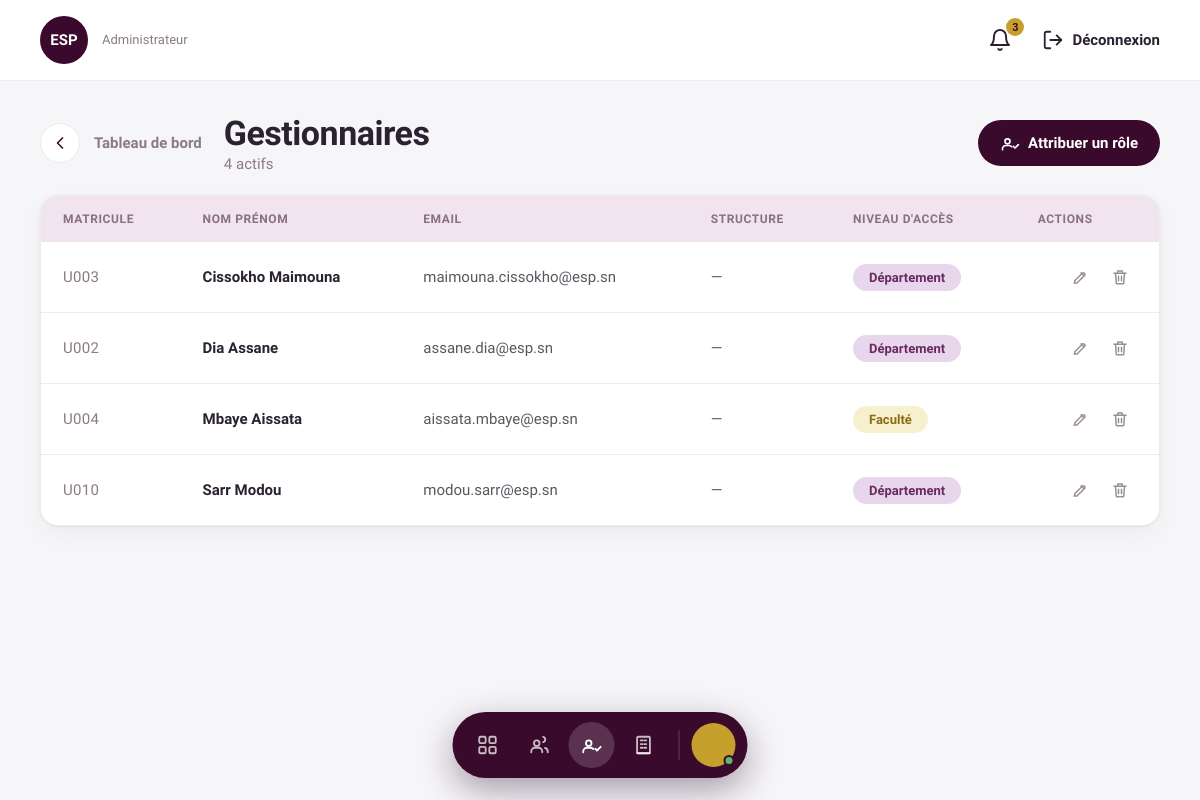
Screenshot of /Admin/admin/gestionnaires.php with the database file from the repository.
### tables this page shows
create table UTILISATEUR(
    matricule_user char(5) not null,
    nom varchar(50) not null,
    prenom varchar(50) not null,
    email varchar(100) not null unique check (email like '%@%.%'),
    tel varchar(20) unique,
    mot_de_passe varchar(255) not null,
    profil varchar(15) not null check (profil in ('ADMIN', 'GESTIONNAIRE', 'ETUDIANT', 'PERSONNEL')),
    niveau_acces int  not null  default 0 ,

    constraint pk_utilisateur primary key (matricule_user)
);

### Admin/includes/notifications.php (called while the page is built, shortened)
<?php
require_once __DIR__ . '/functions.php';
function compter_notifications(PDO $pdo): int
{
    return (int) $pdo->query('SELECT COUNT(*) FROM NOTIFICATION')->fetchColumn();
}

### Admin/includes/functions.php (called while the page is built, shortened)
<?php
function e(?string $value): string
{
    return htmlspecialchars($value ?? '', ENT_QUOTES, 'UTF-8');
}

### Admin/includes/auth.php (called while the page is built, shortened)
<?php
require_once __DIR__ . '/functions.php';
function utilisateur_courant(): ?array
{
    return $_SESSION['user'] ?? null;
}

### Admin/admin/gestionnaires.php (the view, shortened to what this page needs)
<?php
require_once __DIR__ . '/../includes/auth.php';
require_once __DIR__ . '/../config/database.php';
$NIVEAUX = [1 => 'Département', 2 => 'Faculté', 3 => 'Global'];
$NIVCLS  = [1 => 'niv-dep',    2 => 'niv-fac', 3 => 'niv-glob'];
$mode   = 'liste';
$errors = [];
$old    = ['matricule' => '', 'prenom' => '', 'nom' => '', 'email' => '', 'id_struct' => '', 'niveau' => '1'];
$structures = $pdo->query('SELECT id_struct, nom_struct FROM STRUCTURE ORDER BY nom_struct')->fetchAll();
$gestionnaires = $pdo->query(
    "SELECT u.matricule_user, u.nom, u.prenom, u.email, u.niveau_acces,
            (SELECT s.nom_struct FROM GESTIONNAIRE g JOIN STRUCTURE s ON s.id_struct = g.id_struct
              WHERE g.matricule_user = u.matricule_user LIMIT 1) AS departement
     FROM UTILISATEUR u
     WHERE u.profil = 'GESTIONNAIRE'
     ORDER BY u.nom, u.prenom"
)->fetchAll();
$nb = count($gestionnaires);
$page_active = 'gestionnaires';
include __DIR__ . '/../includes/header_admin.php';
?>
<div class="users-head">
    <div class="users-head-left">
        <a class="back-btn" href="dashboard.php"
            aria-label="Retour au tableau de bord"><?= icone('chevron-left', 20) ?></a>
        <span class="back-label">Tableau de bord</span>
        <div class="users-title">
            <h1>Gestionnaires</h1>
            <p><?= $nb ?>
                actif<?= $nb > 1 ? 's' : '' ?>
            </p>
        </div>
    </div>
    <a class="btn-aubergine" href="gestionnaires.php?action=attribuer">
        <?= icone('user-check', 20) ?> Attribuer
        un rôle
    </a>
</div>
<?php if ($mode === 'attribuer' || $mode === 'modifier'): ?>
<?php $estEdit = $mode === 'modifier'; ?>
<section class="panel-card form-card-admin">
    <h2 class="form-card-title">
        <?= $estEdit ? 'Modifier le gestionnaire' : 'Attribuer le rôle Gestionnaire' ?>
    </h2>
    <p class="form-card-sub">Renseignez les informations de l'utilisateur à promouvoir.</p>
    <?php if (!empty($errors['global'])): ?>
    <div class="alert alert-error">
        <?= e($errors['global']) ?></div>
    <?php endif; ?>
    <form method="post" action="gestionnaires.php" novalidate>
        <input type="hidden" name="form_action"
            value="<?= $estEdit ? 'modifier' : 'attribuer' ?>">
        <div class="grid-2">
            <div class="field">
                <label class="field-label" for="matricule">Matricule</label>
                <input
                    class="input <?= isset($errors['matricule']) ? 'input-error' : '' ?>"
                    type="text" id="matricule" name="matricule" maxlength="5"
                    value="<?= e($old['matricule']) ?>"
                    <?= $estEdit ? 'readonly' : '' ?>
                required>
                <?php if (isset($errors['matricule'])): ?><span
                    class="field-msg"><?= e($errors['matricule']) ?></span><?php endif; ?>
            </div>
            <div class="field">
                <label class="field-label" for="prenom">Prénom</label>
                <input
                    class="input <?= isset($errors['prenom']) ? 'input-error' : '' ?>"
                    type="text" id="prenom" name="prenom"
                    value="<?= e($old['prenom']) ?>"
                    required>
                <?php if (isset($errors['prenom'])): ?><span
                    class="field-msg"><?= e($errors['prenom']) ?></span><?php endif; ?>
            </div>
        </div>
        <div class="grid-2">
            <div class="field">
                <label class="field-label" for="nom">Nom</label>
                <input
                    class="input <?= isset($errors['nom']) ? 'input-error' : '' ?>"
                    type="text" id="nom" name="nom"
                    value="<?= e($old['nom']) ?>"
                    required>
                <?php if (isset($errors['nom'])): ?><span
                    class="field-msg"><?= e($errors['nom']) ?></span><?php endif; ?>
            </div>
            <div class="field">
                <label class="field-label" for="email">Email</label>
                <input
                    class="input <?= isset($errors['email']) ? 'input-error' : '' ?>"
                    type="email" id="email" name="email"
                    value="<?= e($old['email']) ?>"
                    required>
                <?php if (isset($errors['email'])): ?><span
                    class="field-msg"><?= e($errors['email']) ?></span><?php endif; ?>
            </div>
        </div>
        <div class="grid-2">
            <div class="field">
                <label class="field-label" for="id_struct">Structure</label>
                <select
                    class="input select <?= isset($errors['id_struct']) ? 'input-error' : '' ?>"
                    id="id_struct" name="id_struct" required>
                    <option value="">Sélectionner</option>
                    <?php foreach ($structures as $s): ?>
                    <option
                        value="<?= e($s['id_struct']) ?>"
                        <?= $old['id_struct'] === $s['id_struct'] ? 'selected' : '' ?>>
                        <?= e($s['nom_struct']) ?>
                    </option>
                    <?php endforeach; ?>
                </select>
                <?php if (isset($errors['id_struct'])): ?><span
                    class="field-msg"><?= e($errors['id_struct']) ?></span><?php endif; ?>
            </div>
            <div class="field">
                <span class="field-label">Niveau d'accès</span>
                <div class="level-select">
                    <?php foreach ($NIVEAUX as $val => $lib): ?>
                    <input type="radio" name="niveau"
                        id="niv-<?= $val ?>"
                        value="<?= $val ?>"
                        <?= (int) $old['niveau'] === $val ? 'checked' : '' ?>>
                    <label
                        for="niv-<?= $val ?>"><?= $lib ?></label>
                    <?php endforeach; ?>
                </div>
            </div>
        </div>
        <div class="form-actions">
            <a class="btn-outline" href="gestionnaires.php">Annuler</a>
            <button type="submit" class="btn-aubergine">
                <?= icone('user-check', 18) ?>
                <?= $estEdit ? 'Enregistrer' : 'Attribuer' ?>
            </button>
        </div>
    </form>
</section>
<?php else: ?>
<section class="panel-card table-card">
    <div class="users-table-wrap">
        <table class="users-table">
            <thead>
                <tr>
                    <th>Matricule</th>
                    <th>Nom Prénom</th>
                    <th>Email</th>
                    <th>Structure</th>
                    <th>Niveau d'accès</th>
                    <th class="ta-right">Actions</th>
                </tr>
            </thead>
            <tbody>
                <?php if (empty($gestionnaires)): ?>
                <tr>
                    <td colspan="6" class="recent-empty">Aucun gestionnaire pour le moment.</td>
                </tr>
                <?php else: ?>
                <?php foreach ($gestionnaires as $g):
                    $niv = (int) $g['niveau_acces'];
                    $nivLib = $NIVEAUX[$niv] ?? 'Département';
                    $nivCls = $NIVCLS[$niv] ?? 'niv-dep'; ?>
                <tr>
                    <td class="td-mat">
                        <?= e($g['matricule_user']) ?>
                    </td>
                    <td class="td-nom">
                        <?= e($g['nom'] . ' ' . $g['prenom']) ?>
                    </td>
                    <td class="td-email">
                        <?= e($g['email']) ?>
                    </td>
                    <td class="td-dep">
                        <?= e($g['departement'] ?? '—') ?>
                    </td>
                    <td><span
                            class="niv niv-badge <?= $nivCls ?>"><?= e($nivLib) ?></span>
                    </td>
                    <td class="ta-right">
                        <div class="row-actions">
                            <a class="act-btn"
                                href="gestionnaires.php?action=modifier&matricule=<?= urlencode($g['matricule_user']) ?>"
                                aria-label="Modifier"><?= icone('edit', 18) ?></a>
                            <form method="post" action="gestionnaires.php" class="inline-form"
                                onsubmit="return confirm('Retirer le rôle de gestionnaire de <?= e($g['prenom'] . ' ' . $g['nom']) ?> ?');">
                                <button type="submit" class="act-btn act-danger"
                                    aria-label="Retirer le rôle"><?= icone('trash', 18) ?></button>
                            </form>
                        </div>
                    </td>
                </tr>
                <?php endforeach; ?>
                <?php endif; ?>
            </tbody>
        </table>
    </div>
</section>
<?php endif; ?>
<?php include __DIR__ . '/../includes/footer_admin.php'; ?>

### Admin/includes/header_admin.php (shortened to what this page needs)
<?php
require_once __DIR__ . '/icons.php';
require_once __DIR__ . '/notifications.php';
$page_active = $page_active ?? '';
$notif_count   = isset($pdo) ? compter_notifications($pdo) : 0;
?>
<!DOCTYPE html>
<html lang="fr">
<head>
    <link rel="stylesheet" href="/GestionDesActiviteEsp/Admin/admin/assets/css/style.css">
    <link rel="stylesheet" href="/GestionDesActiviteEsp/Admin/admin/assets/css/admin.css">
</head>
<body class="admin-body">
<header class="adm-header">
    <div class="adm-brand">
        <div class="adm-logo">ESP</div>
        <div class="adm-brand-text">
            <span>Administrateur</span>
        </div>
    </div>
    <div class="adm-header-right">
        <div class="adm-bell-wrap">
            <button type="button" class="adm-bell" id="admBell" aria-label="Notifications" aria-expanded="false">
                <?= icone('bell', 24) ?>
                <?php if ($notif_count > 0): ?>
                    <span class="adm-bell-badge" id="admBellBadge"><?= (int) $notif_count ?></span>
                <?php endif; ?>
            </button>
        </div>
        <a class="adm-logout" href="../auth/logout.php">
            <?= icone('logout', 22) ?>
            <span>Déconnexion</span>
        </a>
    </div>
</header>
<main class="adm-main">

### Admin/includes/icons.php
<?php
function icone(string $nom, int $taille = 24): string
{
    $s = $taille;
    $base = 'fill="none" stroke="currentColor" stroke-width="2" stroke-linecap="round" stroke-linejoin="round"';
    $svg = '<svg xmlns="http://www.w3.org/2000/svg" width="' . $s . '" height="' . $s . '" viewBox="0 0 24 24" ' . $base . ' aria-hidden="true">';
    switch ($nom) {
        case 'users':
            $p = '<path d="M9 7a3 3 0 1 0 0 6 3 3 0 0 0 0-6"/><path d="M3 20v-1a4 4 0 0 1 4-4h4a4 4 0 0 1 4 4v1"/><path d="M16 3.1a3 3 0 0 1 0 5.8"/><path d="M21 20v-1a4 4 0 0 0-3-3.8"/>';
            break;
        case 'calendar':
            $p = '<rect x="4" y="5" width="16" height="16" rx="2"/><path d="M16 3v4M8 3v4M4 11h16"/>';
            break;
        case 'user-check':
            $p = '<path d="M9 7a3 3 0 1 0 0 6 3 3 0 0 0 0-6"/><path d="M3 20v-1a4 4 0 0 1 4-4h4a4 4 0 0 1 3 1.4"/><path d="M16 16l2 2 4-4"/>';
            break;
        case 'building':
            $p = '<rect x="5" y="3" width="14" height="18" rx="1.5"/><path d="M9 7h2M13 7h2M9 11h2M13 11h2M9 15h2M13 15h2"/><path d="M5 21h14"/>';
            break;
        case 'bell':
            $p = '<path d="M18 8a6 6 0 1 0-12 0c0 7-3 9-3 9h18s-3-2-3-9"/><path d="M13.7 21a2 2 0 0 1-3.4 0"/>';
            break;
        case 'logout':
            $p = '<path d="M9 21H5a2 2 0 0 1-2-2V5a2 2 0 0 1 2-2h4"/><path d="M16 17l5-5-5-5"/><path d="M21 12H9"/>';
            break;
        case 'grid':
            $p = '<rect x="3" y="3" width="7" height="7" rx="1.5"/><rect x="14" y="3" width="7" height="7" rx="1.5"/><rect x="3" y="14" width="7" height="7" rx="1.5"/><rect x="14" y="14" width="7" height="7" rx="1.5"/>';
            break;
        case 'chevron-right':
            $p = '<path d="M9 6l6 6-6 6"/>';
            break;
        case 'chart-bar':
            $p = '<path d="M4 20V10M10 20V4M16 20v-6M22 20H2"/>';
            break;
        case 'edit':
            $p = '<path d="M4 20h4l10-10a2 2 0 0 0-3-3L5 17v3z"/><path d="M13.5 6.5l3 3"/>';
            break;
        case 'trash':
            $p = '<path d="M4 7h16"/><path d="M10 11v6M14 11v6"/><path d="M6 7l1 13a1 1 0 0 0 1 1h8a1 1 0 0 0 1-1l1-13"/><path d="M9 7V4h6v3"/>';
            break;
        case 'plus':
            $p = '<path d="M12 5v14M5 12h14"/>';
            break;
        case 'chevron-left':
            $p = '<path d="M15 6l-6 6 6 6"/>';
            break;
        case 'x':
            $p = '<path d="M6 6l12 12M18 6L6 18"/>';
            break;
        case 'check':
            $p = '<path d="M5 12l5 5L20 7"/>';
            break;
        case 'check-circle':
            $p = '<circle cx="12" cy="12" r="9"/><path d="M9 12l2 2 4-4"/>';
            break;
        case 'alert-circle':
            $p = '<circle cx="12" cy="12" r="9"/><path d="M12 8v5M12 16h.01"/>';
            break;
        default:
            $p = '';
    }
    return $svg . $p . '</svg>';
}

### Admin/includes/footer_admin.php (shortened to what this page needs)
<?php
$page_active = $page_active ?? '';
$user        = utilisateur_courant();
$onglets = [
    'dashboard'     => ['dashboard.php',     'grid',       'Vue d\'ensemble'],
    'utilisateurs'  => ['utilisateurs.php',  'users',      'Utilisateurs'],
    'gestionnaires' => ['gestionnaires.php', 'user-check', 'Gestionnaires'],
    'structures'    => ['structures.php',   'building',   'Structures'],
];
?>
</main>
<nav class="adm-nav" aria-label="Navigation administration">
    <?php foreach ($onglets as $cle => $o): ?>
        <a href="<?= e($o[0]) ?>"
           class="adm-nav-item <?= $page_active === $cle ? 'is-active' : '' ?>"
           aria-label="<?= e($o[2]) ?>"
           <?= $page_active === $cle ? 'aria-current="page"' : '' ?>>
            <?= icone($o[1], 22) ?>
        </a>
    <?php endforeach; ?>
    <span class="adm-nav-avatar" title="<?= e($user['prenom'] . ' ' . $user['nom']) ?>">
        <span class="adm-nav-dot" aria-hidden="true"></span>
    </span>
</nav>
</body>
</html>

### Admin/admin/assets/css/style.css (style rules this page uses)
:root { --wine: #3a0a2c; --wine-deep: #2a0720; --gold: #c6a02c; --gold-hover: #b18d22; --panel: #ecd9e6; --ink: #2a2230; --muted: #8a7c86; --white: #ffffff; --border: #e3d0dd; --error: #c0392b; --success-bg: #e8f5e9; --success-tx: #2e7d32; --error-bg: #fdecea; --radius: 16px; --radius-sm: 12px; --font: 'Plus Jakarta Sans', -apple-system, BlinkMacSystemFont, 'Segoe UI', Roboto, sans-serif; }
* { box-sizing: border-box; }
html, body { height: 100%; }

### rows the page displays
utilisateur: matricule_user "U003", nom+prenom "Cissokho Maimouna", email "maimouna.cissokho@esp.sn", departement "—", niveau_acces "Département", $s 18 (drawn)
utilisateur: matricule_user "U002", nom+prenom "Dia Assane", email "assane.dia@esp.sn", departement "—", niveau_acces "Département", $s 18 (drawn)
utilisateur: matricule_user "U004", nom+prenom "Mbaye Aissata", email "aissata.mbaye@esp.sn", departement "—", niveau_acces "Faculté", $s 18 (drawn)
utilisateur: matricule_user "U010", nom+prenom "Sarr Modou", email "modou.sarr@esp.sn", departement "—", niveau_acces "Département", $s 18 (drawn)

### other values shown
$notif_count "3"
$nb "4"
